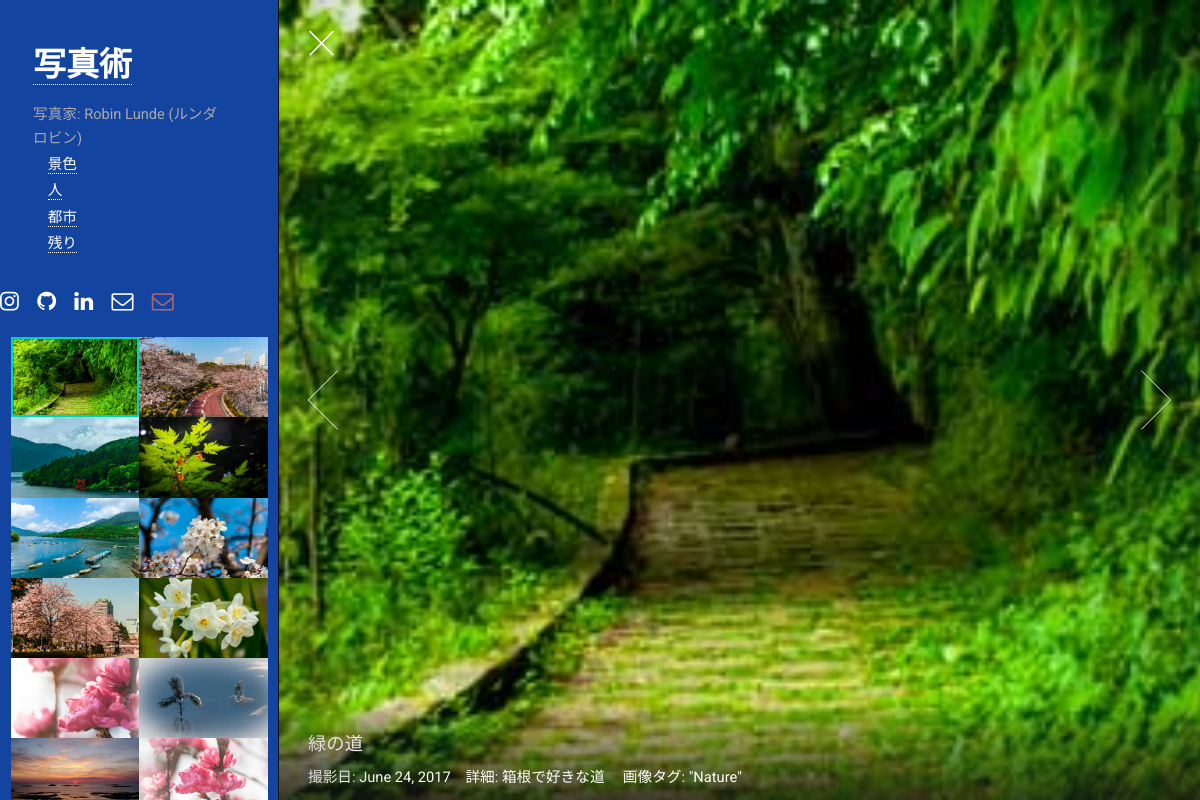
The page /images/nature/jp on the database its author committed.
### images/models.py (models this page shows, shortened)
class Image(models.Model):
	id = models.AutoField(primary_key=True)
	date = models.DateField(help_text="Select date taken")
	name_no = models.CharField(max_length=30)
	comment_no = models.TextField()
	name_en = models.CharField(max_length=30)
	comment_en = models.TextField()
	name_jp = models.CharField(max_length=30)
	comment_jp = models.TextField()
	tags = models.ManyToManyField(Tag, help_text="Select tag for this picture")
	class Meta:
		ordering = ['id']

class Tag(models.Model):
	TAG_OPTS = (
		('pr', 'Preview'),
		('na', 'Nature'),
		('pe', 'People'),
		('ur', 'Urban'),
		('ot', 'Other'),
		)
	tag = models.CharField(max_length=2, choices=TAG_OPTS)

### images/views.py (the view)
# urls.py: url(r'^(?P<cat>[A-Za-z]{3,})/$', views.selection, name='selection'),
def selection(request, cat='', lang=''):
	err=''
	cat_short = {
		'': lambda x: 'pr',
		'preview': lambda x: 'pr',
		'nature': lambda x: 'na',
		'people': lambda x: 'pe',
		'urban': lambda x: 'ur',
		'other': lambda x: 'ot'
	}[cat](lambda x: '')
	if not (cat_short=='pr' or cat_short=='pe' or cat_short=='na' or cat_short=='ur' or cat_short=='ot'):
		err+='Category ' + cat + ' does not exists! Showing default!\n'
		cat_short='pr'
	if lang=='':
		lang='en'
	elif not (lang=='en' or lang=='no' or lang=='jp'):
		lang='en'
		err+='Language does not exists! Showing default!\n'
	tags = Tag.objects.filter(tag=cat_short)
	photo_list = get_list_or_404(Image, tags__in=tags)
	context = {	'photo_list': photo_list, 'err': err, 'cat': cat }
	page = 'images/index_' + lang + '.html'
	return render(request, page, context)

### images/templates/images/index_jp.html (shortened to what this page needs)
<!DOCTYPE HTML>
{% load static %}
{% static "/images" as baseUrl %}
<html lang="jp">
	<head>
		<link rel="stylesheet" href="{{ baseUrl }}/assets/css/main.css" />
		<link rel="stylesheet" href="{{ baseUrl }}/assets/css/rob.css" />
	</head>
	<body class="is-loading-0 is-loading-1 is-loading-2">
			<div id="main" style="background: #1344a0;">
					<header id="header">
						<h1 style="color: white;"> <a href="{% url 'images:index' lang='jp' %}">写真術</a></h1>
						<div>写真家: Robin Lunde (ルンダ　ロビン)
							<div class="myMenu" ;>
								<ul>
									<a href="{% url 'images:selection' cat='nature' lang='jp' %}">景色</a>
								</ul>
								<ul>
									<a href="{% url 'images:selection' cat='people' lang='jp' %}">人</a>
								</ul>
								<ul>
									<a href="{% url 'images:selection' cat='urban' lang='jp' %}">都市</a>
								</ul>
								<ul>
									<a href="{% url 'images:selection' cat='other' lang='jp' %}">残り</a>
								</ul>
							</div>
						</div>
					</header>
					<ul class="icons" style="color: white;">
							<li><a href="https://www.instagram.com/robinlunde/" target="_blank" class="icon fa-instagram"><span class="label">Instagram</span></a></li>
							<li><a href="https://github.com/Robiq" target="_blank" class="icon fa-github"><span class="label">Github</span></a></li>
							<li><a href="https://www.linkedin.com/in/robinlunde/" target="_blank" class="icon fa-linkedin"><span class="label">Email</span></a></li>
							<li><a href="mailto:robin@wub.no" class="icon fa-envelope-o"><span class="label">Mail Private</span></a></li>
							<li style="color: #FF7664;	opacity: 0.65;"><a href="mailto:robin@keio.jp" class="icon fa-envelope-o"><span class="label">Mail work</span></a></li>
						</ul>
					<section id="thumbnails">
						{% if photo_list %}
							{% for image in photo_list %}
								<article >
									<a class="thumbnail" href="{{ baseUrl }}/images/fulls/{{ image.id }}.jpg" data-position="center"><img src="{{ baseUrl }}/images/thumbs/{{ image.id }}.jpg" alt="" /></a>
									<div>
										<h2 style="color: white;">  {{ image.name_jp }}</h2>
										<div style="color: white;">
											  撮影日: {{ image.date }}&emsp;詳細: {{ image.comment_jp }}&emsp; 画像タグ:
								        	{% for tag in image.tags.all %}
								        		 {% ifnotequal tag.get_tag_display "Preview" %}
								        		 "{{ tag.get_tag_display }}"
								        		 {% endifnotequal %}
								        	{% endfor %}
								    </div>
							    </div>
								</article>
							{% endfor %}
							{% else %}
							    <p>写真が見つかりません.</p>
							{% endif %}
					</section>
			</div>
	</body>
</html>

### images/static/images/assets/css/main.css (style rules this page uses)
html, body, div, span, applet, object, iframe, h1, h2, h3, h4, h5, h6, p, blockquote, pre, a, abbr, acronym, address, big, cite, code, del, dfn, em, img, ins, kbd, q, s, samp, small, strike, strong, sub, sup, tt, var, b, u, i, center, dl, dt, dd, ol, ul, li, fieldset, form, label, legend, table, caption, tbody, tfoot, thead, tr, th, td, article, aside, canvas, details, embed, figure, figcaption, footer, header, hgroup, menu, nav, output, ruby, section, summary, time, mark, audio, video { margin: 0; padding: 0; border: 0; font-size: 100%; font: inherit; vertical-align: baseline; }
article, aside, details, figcaption, figure, footer, header, hgroup, menu, nav, section { display: block; }
body { line-height: 1; }
ol, ul { list-style: none; }
body { -webkit-text-size-adjust: none; }
*, *:before, *:after { -moz-box-sizing: border-box; -webkit-box-sizing: border-box; box-sizing: border-box; }
html, body { background-color: #101010; overflow: hidden; }
html { font-size: 16pt; }
@media screen and (max-width: 1680px) { html { font-size: 12pt; } }
@media screen and (max-width: 1280px) { html { font-size: 11pt; } }
body { background-color: #fff; color: #aaa; }
body, input, select, textarea { font-family: "Roboto", Helvetica, sans-serif; font-weight: 400; line-height: 1.65; font-size: 1em; color: #aaa; }
a { -moz-transition: color 0.25s ease, border-bottom-color 0.25s ease; -webkit-transition: color 0.25s ease, border-bottom-color 0.25s ease; -ms-transition: color 0.25s ease, border-bottom-color 0.25s ease; transition: color 0.25s ease, border-bottom-color 0.25s ease; border-bottom: dotted 1px; color: inherit; text-decoration: none; }
h1, h2, h3, h4, h5, h6 { font-weight: 400; line-height: 1.25; margin: 0 0 0.5em 0; color: #555; }
h1 a, h2 a, h3 a, h4 a, h5 a, h6 a { color: inherit; text-decoration: none; }
h2 { font-size: 1.25em; }
.icon { text-decoration: none; border-bottom: none; position: relative; }
.icon:before { -moz-osx-font-smoothing: grayscale; -webkit-font-smoothing: antialiased; font-family: FontAwesome; font-style: normal; font-weight: normal; text-transform: none !important; }
ul { list-style: disc; margin: 0 0 1.25em 0; padding-left: 1em; }
ul li { padding-left: 0.5em; }
ul.icons { cursor: default; list-style: none; padding-left: 0; }
ul.icons li { display: inline-block; padding: 0 1em 0 0; }
ul.icons li:last-child { padding-right: 0; }
ul.icons li .icon:before { font-size: 1.5rem; }
#main { -moz-transition: opacity 0.75s ease, right 0.75s ease, left 0.75s ease, visibility 0.75s; -webkit-transition: opacity 0.75s ease, right 0.75s ease, left 0.75s ease, visibility 0.75s; -ms-transition: opacity 0.75s ease, right 0.75s ease, left 0.75s ease, visibility 0.75s; transition: opacity 0.75s ease, right 0.75s ease, left 0.75s ease, visibility 0.75s; -webkit-overflow-scrolling: touch; position: fixed; top: 0; width: 22.5em; height: 100%; background: #fff; outline: 0; overflow-x: hidden; overflow-y: auto; text-align: left; visibility: visible; z-index: 10000; left: 0; }
@media screen and (max-width: 1280px) { #main { width: 19em; } }
#header { padding: 3em 2.25em 1.75em 2.25em ; }
#header h1 { font-size: 2.25em; font-weight: 700; }
#thumbnails { display: -moz-flex; display: -webkit-flex; display: -ms-flex; display: flex; -moz-flex-wrap: wrap; -webkit-flex-wrap: wrap; -ms-flex-wrap: wrap; flex-wrap: wrap; padding: 0 0.75em; }
#thumbnails article { position: relative; width: 50%; background: #101010; outline: 0; }
#thumbnails article .thumbnail { -webkit-tap-highlight-color: transparent; display: block; position: relative; border: 0; outline: 0; }
#thumbnails article .thumbnail img { display: block; width: 100%; }
#thumbnails article .thumbnail:before { -moz-pointer-events: none; -webkit-pointer-events: none; -ms-pointer-events: none; pointer-events: none; -moz-transition: opacity 0.25s ease; -webkit-transition: opacity 0.25s ease; -ms-transition: opacity 0.25s ease; transition: opacity 0.25s ease; content: ''; position: absolute; left: 0; top: 0; width: 100%; height: 100%; box-shadow: inset 0 0 0 2px #00D3B7, inset 0 0 0px 3px rgba(0, 0, 0, 0.15); opacity: 0; z-index: 1; }
#thumbnails article.active .thumbnail:before { opacity: 1; }
#viewer .slide .caption h2, #viewer .slide .caption h3, #viewer .slide .caption h4, #viewer .slide .caption h5, #viewer .slide .caption h6 { color: #fff; }

### images/static/images/assets/css/rob.css (style rules this page uses)
.myMenu ul { margin: 2px 0; color: white; }

### rows shown on the page
Image: shows a picture, name_jp "緑の道", date "June 24, 2017", comment_jp "箱根で好きな道"
Tag: tag "Nature"
Image: shows a picture
Image: shows a picture
Image: shows a picture
Image: shows a picture
Image: shows a picture
Image: shows a picture
Image: shows a picture
Image: shows a picture
Image: shows a picture
Image: shows a picture
Image: shows a picture
